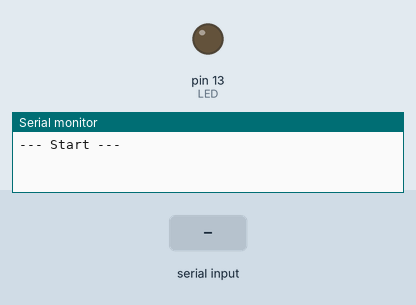
Recording of a sketch running on a simulated Arduino Uno, built with avr-gcc and run on an emulated ATmega328P. On the bench: output pins drawn as LEDs (lit = HIGH), the last lines printed to the serial monitor. Inputs (shaded band) come from the test bench. The modem accepts every AT command (registered, SIM ready, sends succeed) and sends nothing else.

Above: at 1.6 s.
At 13.9 s:
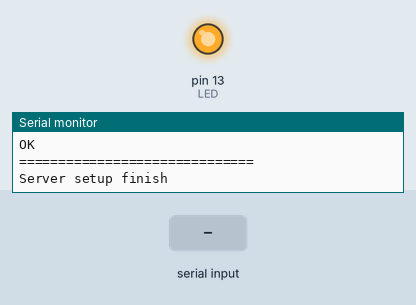
14.0 s: "+IPD,\n" received over the second serial link
15.5 s: "sensor\n" received over the second serial link
17.6 s: "d\n" received over the second serial link
Timing chart, 0 to 20.6 s (numbered marks = the images above; inputs shaded):
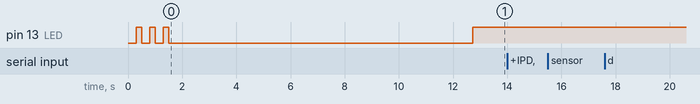

The sketch:

waterlevelclient.ino
```cpp
#include <SoftwareSerial.h>
#include <NewPing.h>

#define TRIGGER_PIN  5  // Arduino pin tied to trigger pin on the ultrasonic sensor.
#define ECHO_PIN     6  // Arduino pin tied to echo pin on the ultrasonic sensor.
#define MAX_DISTANCE 200 // Maximum distance we want to ping for (in centimeters). Maximum sensor distance is rated at 400-500cm.

NewPing sonar(TRIGGER_PIN, ECHO_PIN, MAX_DISTANCE); // NewPing setup of pins and maximum distance.


SoftwareSerial espSerial(12, 11); // RX, TX
//command IN

//command=sensor


//command OUT
//response

//command=sensor&value=45


#define ASCII_0 48
#define ESP8266 espSerial
String SSID = "naya";
String PASSWORD = "apri180488";

int LED = 13;

boolean FAIL_8266 = false;

String strHTML = "<!doctype html>\
<html>\
<head>\
<title>arduino-er</title>\
</head>\
<body>\
<H1>arduino-er.blogspot.com</H1>\
</body>\
</html>";

#define BUFFER_SIZE 128
char buffer[BUFFER_SIZE];

void setup()
{
    pinMode(LED, OUTPUT);

    digitalWrite(LED, LOW);
    delay(300);
    digitalWrite(LED, HIGH);
    delay(200);
    digitalWrite(LED, LOW);
    delay(300);
    digitalWrite(LED, HIGH);
    delay(200);
    digitalWrite(LED, LOW);
    delay(300);
    digitalWrite(LED, HIGH);
    delay(200);
    digitalWrite(LED, LOW);

    do
    {
        Serial.begin(9600);
        ESP8266.begin(9600);

        //Wait Serial Monitor to start
        while(!Serial);
        Serial.println("--- Start ---");

        ESP8266.println("AT+RST");
        delay(1000);
        if(ESP8266.find("ready"))
        {
            Serial.println("Module is ready");
            ESP8266.println("AT+CWMODE=1");
            delay(2000);

            //Quit existing AP, for demo
            Serial.println("Quit AP");
            ESP8266.println("AT+CWQAP");
            delay(1000);

            clearESP8266SerialBuffer();
            if(cwJoinAP())
            {
                Serial.println("CWJAP Success");
                FAIL_8266 = false;

                delay(3000);
                clearESP8266SerialBuffer();
                //Get and display my IP
                sendESP8266Cmdln("AT+CIFSR", 1000);
                //Set multi connections
                sendESP8266Cmdln("AT+CIPMUX=1", 1000);
                //Setup web server on port 80
                sendESP8266Cmdln("AT+CIPSERVER=1,80",1000);

                Serial.println("Server setup finish");
            }
            else
            {
                Serial.println("CWJAP Fail");
                delay(500);
                FAIL_8266 = true;
            }
        }
        else
        {
            Serial.println("Module have no response.");
            delay(500);
            FAIL_8266 = true;
        }
    }
    while(FAIL_8266);

    digitalWrite(LED, HIGH);
}

void loop()
{
    int connectionId;

    if(ESP8266.readBytesUntil('\n', buffer, BUFFER_SIZE)>0)
    {
        Serial.println("Something received");
        Serial.println(buffer);
        if(strncmp(buffer, "+IPD,", 5)==0)
        {
            Serial.println("+IPD, found");
            sscanf(buffer+5, "%d", &connectionId);
            Serial.println("connectionId: " + String(connectionId));
            delay(1000);
            clearESP8266SerialBuffer();

            // sendHTTPResponse(connectionId, strHTML);

            String command = getCommand();
            if(command == "sensor")
            {
                //baca nilai sensor disini

                int jarak = sonar.ping_cm() ;


                String sensor_value = String(jarak);
                sendResponse(connectionId, "command=sensor&value="+sensor_value);

                //sendResponse(connectionId, sensor_value);
            }
            else
            {
                sendResponse(connectionId, "INVALID");
            }

            //Close TCP/UDP
            String cmdCIPCLOSE = "AT+CIPCLOSE=";
            cmdCIPCLOSE += connectionId;
            sendESP8266Cmdln(cmdCIPCLOSE, 1000);
        }
    }
}
//getCommand , temukan perintah +IPD,0,200:command=sensor
String getCommand()
{
    bool haveCommand = false;
    int commandStartPos = 0;
    char command[20];
    for (int i=0; i<strlen(buffer); i++)
    {
        if (!haveCommand) // just get the first occurrence of name
        {
            if (
                (buffer[i]=='c') &&
                (buffer[i+1]=='o') &&
                (buffer[i+2]=='m') &&
                (buffer[i+3]=='m')  &&
                (buffer[i+4]=='a') &&
                (buffer[i+5]=='n')&&
                (buffer[i+6]=='d')&&
                (buffer[i+7]=='=') )
            {
                haveCommand = true;
                commandStartPos = i+8;
            }
        }

        if (haveCommand)
        {
            int tempPos = 0;
            bool finishedCopying = false;
            for (int i=commandStartPos; i<strlen(buffer); i++)
            {
                if ( (buffer[i]==' ') && !finishedCopying )
                {
                    finishedCopying = true;
                }
                if ( !finishedCopying )
                {
                    command[tempPos] = buffer[i];
                    tempPos++;
                }
            }
            command[tempPos] = 0;

        }

    }

    return String(command);
}
void sendResponse(int id, String content)
{
    String response;
    response = content;
    String cmd = "AT+CIPSEND=";
    cmd += id;
    cmd += ",";
    cmd += response.length();
    Serial.println("--- AT+CIPSEND ---");
    sendESP8266Cmdln(cmd, 1000);
    Serial.println("--- data ---");
    sendESP8266Data(response, 1000);
}

void sendHTTPResponse(int id, String content)
{
    String response;
    response = "HTTP/1.1 200 OK\r\n";
    response += "Content-Type: text/html; charset=UTF-8\r\n";
    response += "Content-Length: ";
    response += content.length();
    response += "\r\n";
    response +="Connection: close\r\n\r\n";
    response += content;

    String cmd = "AT+CIPSEND=";
    cmd += id;
    cmd += ",";
    cmd += response.length();

    Serial.println("--- AT+CIPSEND ---");
    sendESP8266Cmdln(cmd, 1000);

    Serial.println("--- data ---");
    sendESP8266Data(response, 1000);
}

boolean waitOKfromESP8266(int timeout)
{
    do
    {
        Serial.println("wait OK...");
        delay(1000);
        if(ESP8266.find("OK"))
        {
            return true;
        }

    }
    while((timeout--)>0);
    return false;
}

boolean cwJoinAP()
{
    String cmd="AT+CWJAP=\"" + SSID + "\",\"" + PASSWORD + "\"";
    ESP8266.println(cmd);
    return waitOKfromESP8266(10);
}

//Send command to ESP8266, assume OK, no error check
//wait some time and display respond
void sendESP8266Cmdln(String cmd, int waitTime)
{
    ESP8266.println(cmd);
    delay(waitTime);
    clearESP8266SerialBuffer();
}

//Basically same as sendESP8266Cmdln()
//But call ESP8266.print() instead of call ESP8266.println()
void sendESP8266Data(String data, int waitTime)
{
    ESP8266.print(data);
    delay(waitTime);
    clearESP8266SerialBuffer();
}

//Clear and display Serial Buffer for ESP8266
void clearESP8266SerialBuffer()
{
    Serial.println("= clearESP8266SerialBuffer() =");
    while (ESP8266.available() > 0)
    {
        char a = ESP8266.read();
        Serial.write(a);
    }
    Serial.println("==============================");
}
```
